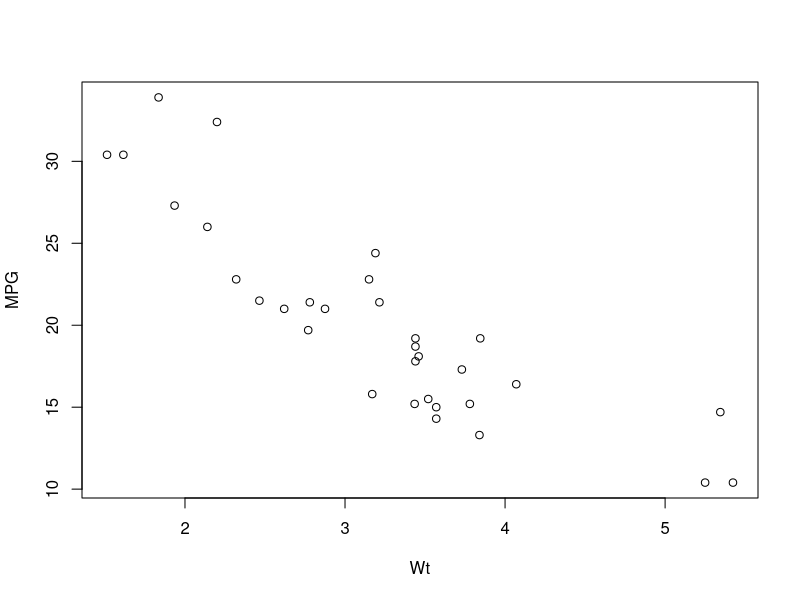

This chart was generated by the following R code:
## ---- chunk 1
plot(mtcars$wt,mtcars$mpg,xlab="Wt",ylab="MPG")
